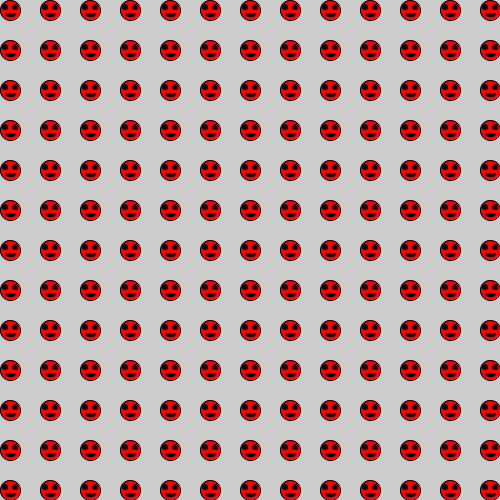
Frame 1 (no input)
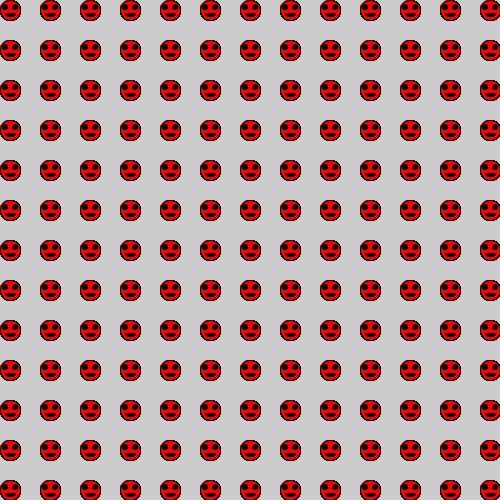
Frame 60 (the mouse pressed at the canvas centre just before this capture)
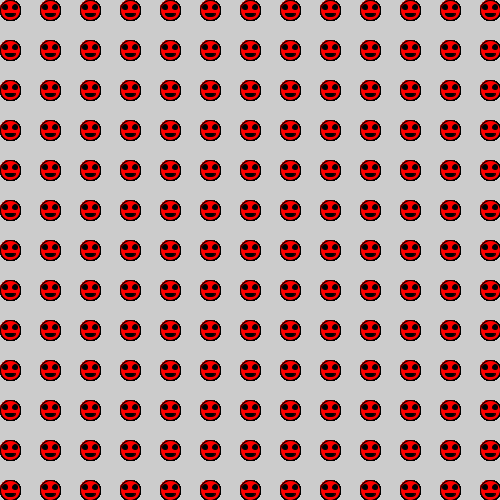
Frame 120 (the mouse held since frame 60 and released just before this capture)

The Processing sketch that drew these frames (run headless with seeded random() and noise(); from frame 60 on, the mouse is pressed at the canvas centre):

// Processing sketch: Grid
// ── Grid.pde
// In this sketch you learn how to draw an element repeatedly within a grid. You do this
// by establishing the parameters of this element in a function that will be called later
// in a nested loop.
// See detailed explanation of each element ahead.

// This is the function that will contain the figures that form the element. In this case
// a smiley face is drawn by 4 circles and one arc. The postion of these shapes are 
// relative to where the elemen will be displayed inside the grid. 

// we create this relationship by expecting parameters inside the function that will
// then be determined in the loop

// This is the function of the element smiley face
void xSmile(int a, int b) {

  // This are the shepes that will draw the smiley face
  fill(255, 0, 0);
  ellipse(a, b, 20, 20);
  fill(0);
  ellipse(a-5, b-3, 5, 5);
  fill(0);
  ellipse(a+5, b-3, 5, 5);
  fill(0);
  arc(a, b+3, 10, 8, 0, 3.14);
}


// Here you determine the size of the canvas
void setup() {
  size(500, 500);
}

// with this nested loop we draw the smiley face funtion every 20 pixels inside the canvas. 
// the multiplication determines the spacing between the faces. 
void draw() {
  for(int x=0; x<width;x=x+20){
    for(int y=0; y<height; y=y+20){
      xSmile(x*2+10,y*2+10);
    }
}
}
